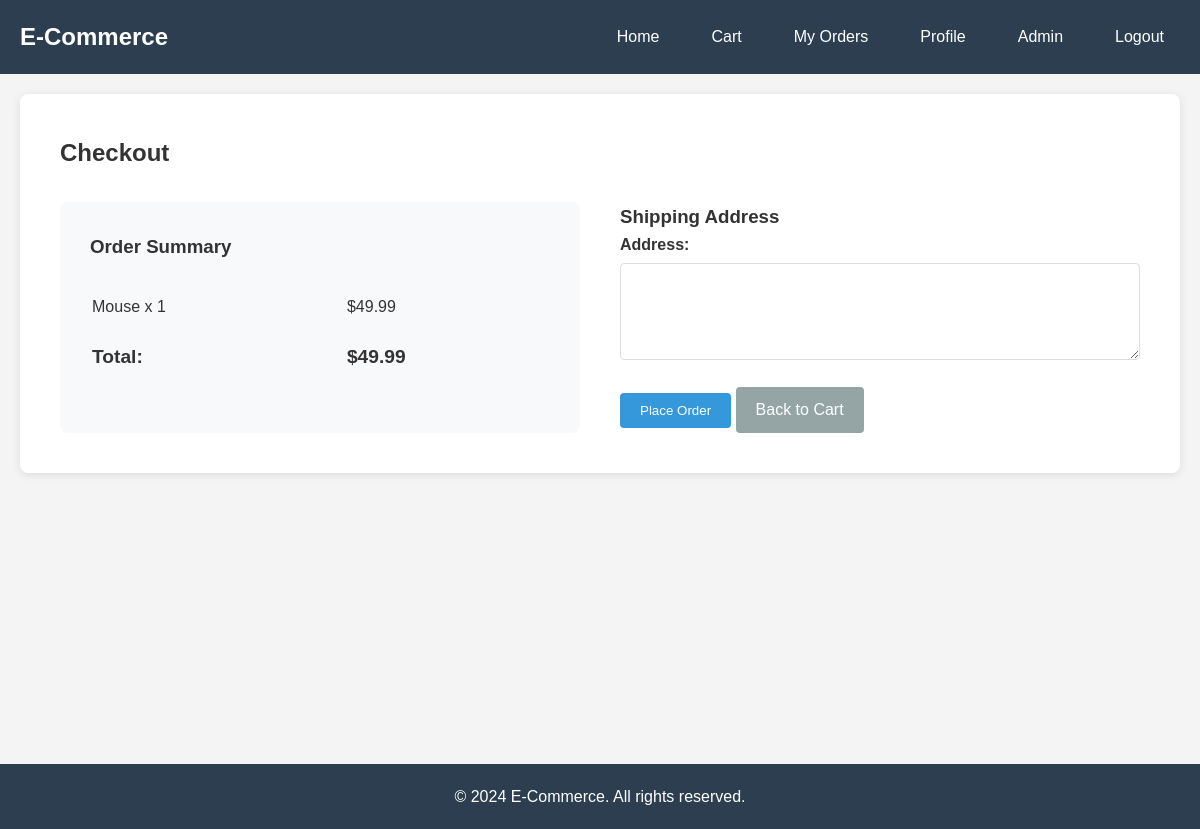
Screenshot of /users/checkout/ (signed in) with the database file from the repository.
### users/models.py (models this page shows, shortened)
class Cart(models.Model):
    user = models.ForeignKey(User, on_delete=models.CASCADE, related_name='carts')
    product = models.ForeignKey(Product, on_delete=models.CASCADE)
    quantity = models.IntegerField(validators=[MinValueValidator(1)])
    added_at = models.DateTimeField(auto_now_add=True)
    def get_total_price(self):
        return self.product.price * self.quantity
    class Meta:
        unique_together = ('user', 'product')

### products/models.py (models this page shows, shortened)
class Product(models.Model):
    name = models.CharField(max_length=200)
    description = models.TextField()
    price = models.DecimalField(max_digits=10, decimal_places=2, validators=[MinValueValidator(0)])
    stock = models.IntegerField(validators=[MinValueValidator(0)])
    image = models.ImageField(upload_to='products/', blank=True, null=True)
    category = models.CharField(max_length=100)
    created_at = models.DateTimeField(auto_now_add=True)
    updated_at = models.DateTimeField(auto_now=True)
    is_active = models.BooleanField(default=True)
    class Meta:
        ordering = ['-created_at']

### users/views.py (the view, shortened to what this page needs)
# urls.py: path('checkout/', views.checkout, name='checkout'),
@login_required
def checkout(request):
    cart_items = CartService.get_user_cart(request.user)
    total = CartService.get_cart_total(request.user)
    profile = UserProfileService.get_or_create_profile(request.user)
    context = {
        'cart_items': cart_items,
        'total': total,
        'profile': profile
    }
    return render(request, 'users/checkout.html', context)

### users/services.py (called while the page is built)
    @staticmethod
    def get_user_cart(user):
        return Cart.objects.filter(user=user).select_related('product')

    @staticmethod
    def get_cart_total(user):
        cart_items = Cart.objects.filter(user=user).select_related('product')
        total = sum(item.get_total_price() for item in cart_items)
        return total

    @staticmethod
    def get_or_create_profile(user):
        profile, created = UserProfile.objects.get_or_create(user=user)
        return profile

### users/templates/users/checkout.html (shortened to what this page needs)
{% extends 'base.html' %}
{% block content %}
<div class="checkout-container">
    <h2>Checkout</h2>
    <div class="checkout-content">
        <div class="order-summary">
            <h3>Order Summary</h3>
            <table class="summary-table">
                {% for item in cart_items %}
                    <tr>
                        <td>{{ item.product.name }} x {{ item.quantity }}</td>
                        <td>${{ item.get_total_price }}</td>
                    </tr>
                {% endfor %}
                <tr class="total-row">
                    <td><strong>Total:</strong></td>
                    <td><strong>${{ total }}</strong></td>
                </tr>
            </table>
        </div>
        <div class="shipping-form">
            <h3>Shipping Address</h3>
            <form method="POST">
                <div class="form-group">
                    <label for="shipping_address">Address:</label>
                    <textarea name="shipping_address" id="shipping_address" rows="5" required>{% if profile.address %}{{ profile.address }}, {{ profile.city }}, {{ profile.state }} - {{ profile.pincode }}{% endif %}</textarea>
                </div>
                <button type="submit" class="btn btn-primary">Place Order</button>
                <a href="{% url 'cart' %}" class="btn btn-secondary">Back to Cart</a>
            </form>
        </div>
    </div>
</div>
{% endblock %}

### static/css/style.css (style rules this page uses)
* { margin: 0; padding: 0; box-sizing: border-box; }
body { font-family: 'Arial', sans-serif; line-height: 1.6; color: #333; background-color: #f4f4f4; }
.btn { display: inline-block; padding: 10px 20px; background-color: #3498db; color: white; text-decoration: none; border: none; border-radius: 4px; cursor: pointer; transition: background-color 0.3s; }
.btn-primary { background-color: #3498db; }
.btn-secondary { background-color: #95a5a6; }
.checkout-container { background: white; padding: 40px; border-radius: 8px; box-shadow: 0 2px 8px rgba(0,0,0,0.1); }
.checkout-content { display: grid; grid-template-columns: 1fr 1fr; gap: 40px; margin-top: 30px; }
.order-summary { background: #f8f9fa; padding: 30px; border-radius: 8px; }
.summary-table { width: 100%; margin-top: 20px; }
.summary-table td { padding: 10px 0; }
.total-row { border-top: 2px solid #ddd; font-size: 1.2rem; }
.shipping-form .form-group { margin-bottom: 20px; }
.shipping-form label { display: block; margin-bottom: 5px; font-weight: bold; }
.shipping-form textarea { width: 100%; padding: 10px; border: 1px solid #ddd; border-radius: 4px; }

### rows the page displays
Cart: product.name "Mouse", quantity "1", get_total_price "49.99"

### other values shown
{{ total }} "49.99"
